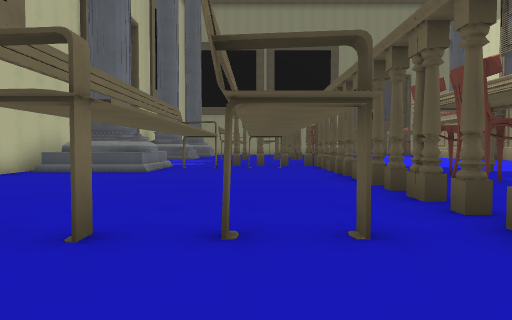
[1] (above)

19 first-person views from a walk through a Godot game level. The camera is 1.4 m above the floor, tilts 2° down and sees 70° across. The floor is counted in squares, 2 m on a side. Each view is taken from the middle of a square. On the plan, view 1 faces up. The plan holds only what a view shows up to about 11 squares ahead; the rest is blank. Characters and animated objects are not drawn. Surface patterns are stand-ins for the level's own textures.

[2]
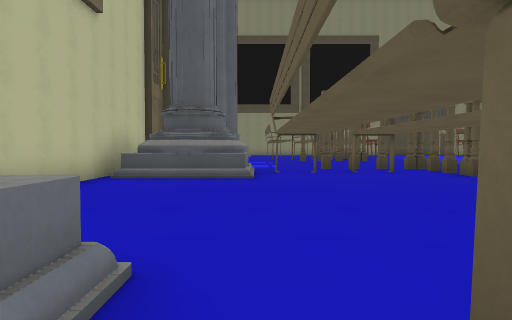

[3]
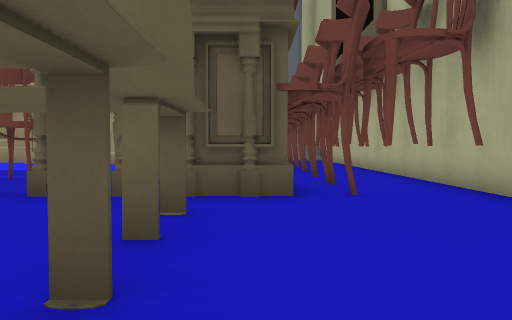

[4]
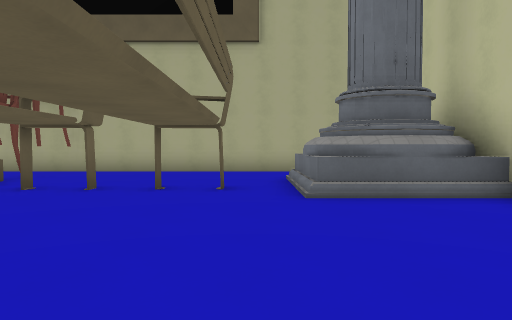

[5]
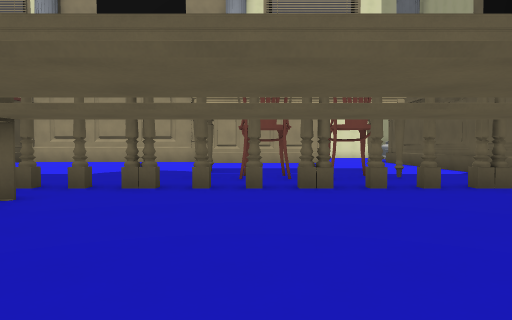

[6]
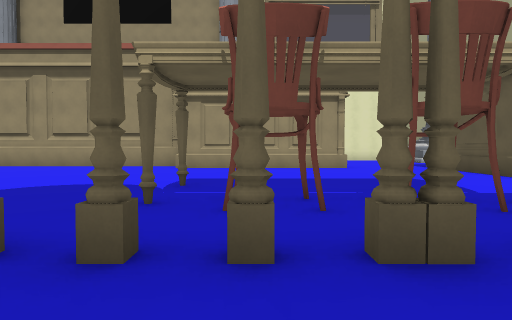

[7]
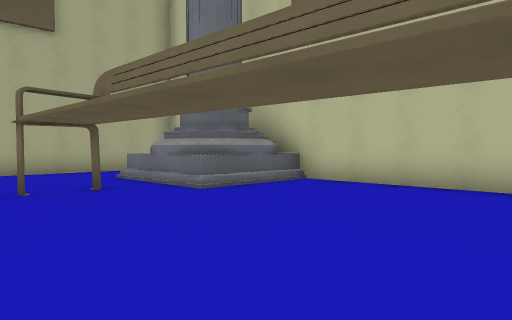

[8]
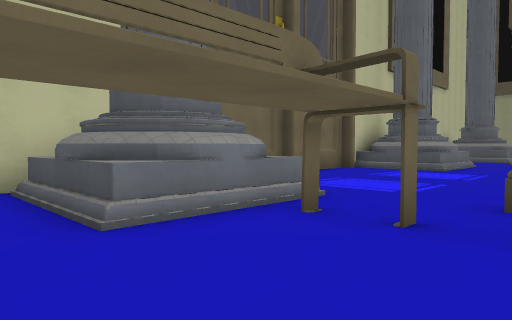

[9]
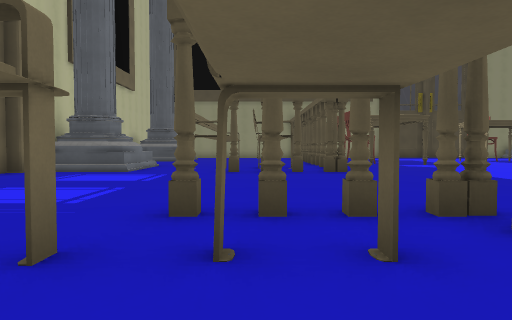

[10]
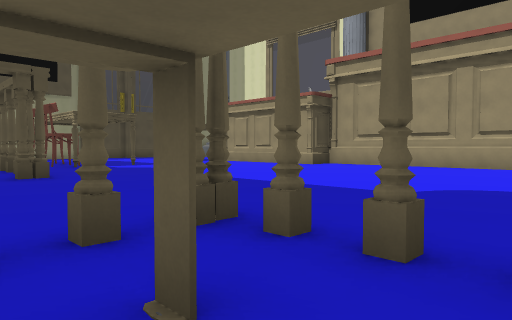

[11]
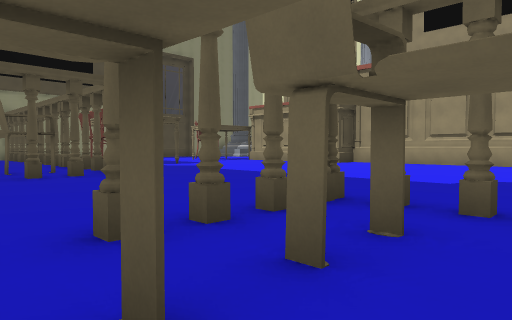

[12]
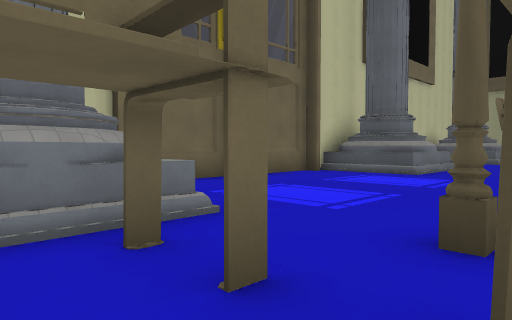

[13]
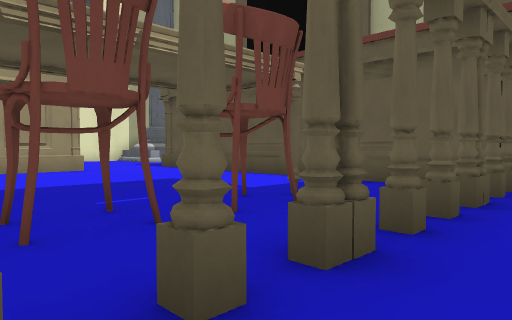

[14]
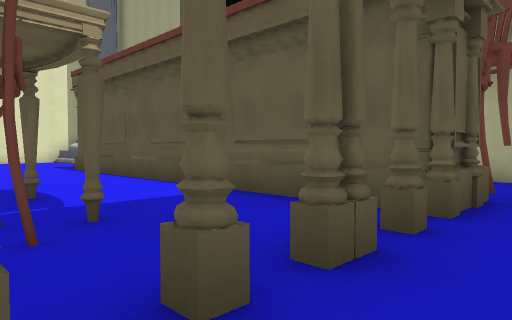

[15]
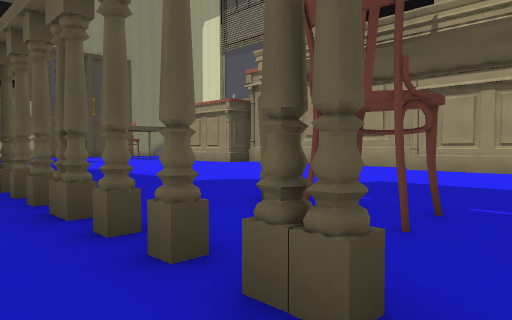

[16]
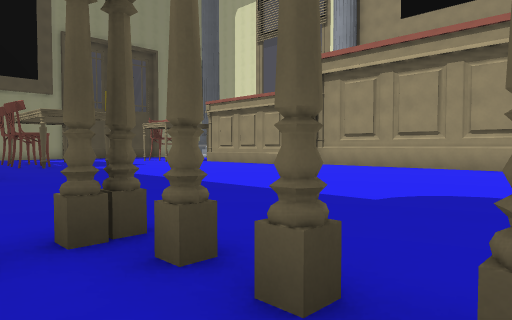

[17]
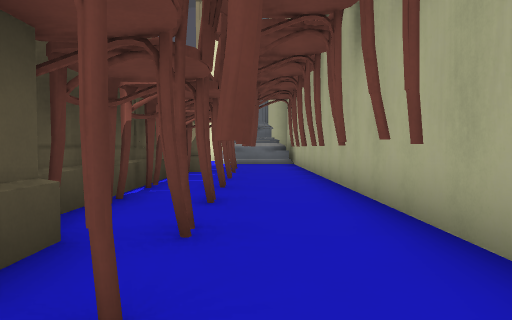

[18]
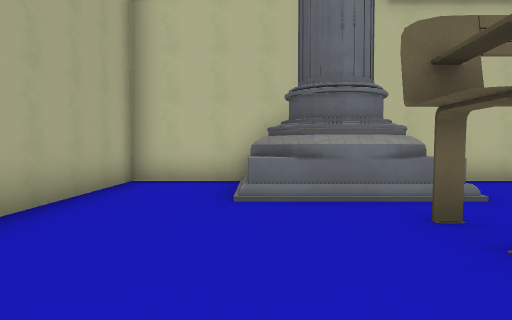

[19]
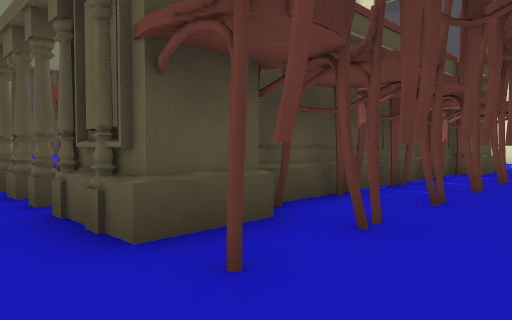

### Floor plan
Key: @ floor where view 1 was taken; # wall or solid block; x gap in a wall; . floor; = window, fence, low wall or low ledge; ^ raised ledge.
Columns run from 7 left of view 1 to 14 right of it. Each row starts with its distance up from view 1.
 25          x
 24          ..
 23    ^.  ..#..
 22    #.. xx#..
 21  ^#^.....x.....
 20 #..............
 19 #...............
 18 #................
 17 #.................
 16 #..................
 15 #...................
 14 # ....#..#...........#
 13 #  ^.....#...........#
 12 #  ^xxxxx#.........
 11 #^^^.....=..........#
 10 #.==..........#.....#
  9 #..........##.......#
  8 #........x.##.......#
  7 #..........##.......#
  6 #........x....#.....#
  5 #........x...........
  4 #^^^.....#...........
  3 ##^#.#..#.##########
  2 # ^#......#####  ###
  1 #^^^.....#.x.#    #.
  0 #......@...#x#    #x
 -1 #..........x.#    #.
 -2 ##############    ##

Where each view was taken, in squares from view 1:
view 1: 0 up, 0 right, facing up
view 2: 2 up, 3 left, facing up
view 3: 2 up, 3 left, facing right
view 4: 9 up, 3 left, facing down
view 5: 9 up, 4 left, facing right
view 6: 9 up, 0 right, facing right
view 7: 9 up, 0 right, facing down-left
view 8: 9 up, 0 right, facing up-left
view 9: 10 up, 0 right, facing up
view 10: 11 up, 0 right, facing up-right
view 11: 11 up, 2 left, facing up-right
view 12: 11 up, 0 right, facing up-left
view 13: 10 up, 1 right, facing down-right
view 14: 7 up, 1 right, facing down-right
view 15: 7 up, 1 right, facing up-right
view 16: 11 up, 1 right, facing up-right
view 17: 0 up, 1 right, facing right
view 18: 1 up, 1 right, facing left
view 19: 1 down, 1 right, facing up-right
